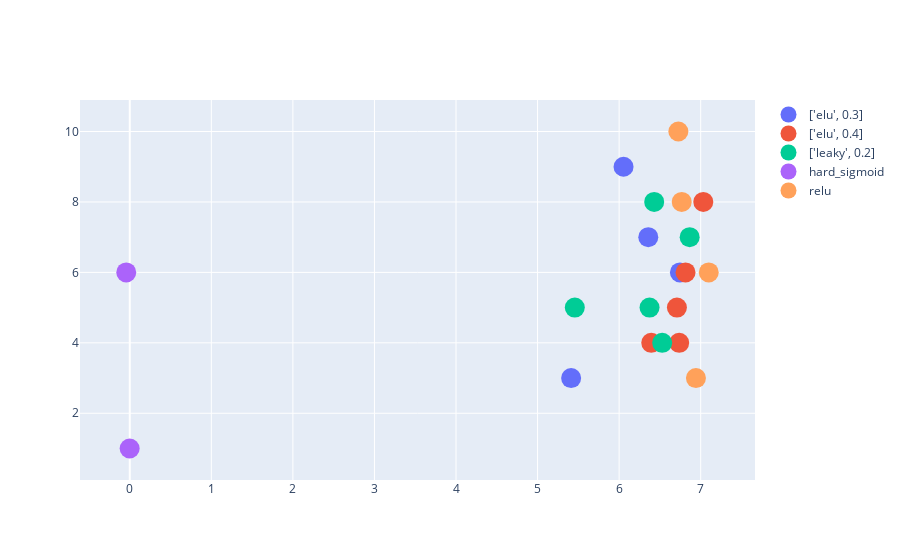

Notebook cell for this chart:
### Code cell
results.results_dataframe_graph(facet='activation',att=['neurons','nlayers','activation', 'drop', 'activation_full','fulldrop', 'lag'], count=True, threshold=None)

### Figure 1 — Plotly figure (JSON) as saved in the notebook; plotly's stock layout.template omitted (floating-point values rounded to 4 significant figures)
{"data": [{"marker": {"size": 20}, "mode": "markers", "name": "['elu', 0.3]", "text": ["neurons:1024-nlayers:2-activation:['elu', 0.3]-drop:0.1-activation_full:['elu', 0.3]-fulldrop:0.2-lag:12-activation:['elu', 0.3]", "neurons:128-nlayers:2-activation:['elu', 0.3]-drop:0.0-activation_full:['elu', 0.3]-fulldrop:0.0-lag:6-activation:['elu', 0.3]", "neurons:32-nlayers:2-activation:['elu', 0.3]-drop:0.1-activation_full:['elu', 0.4]-fulldrop:0.1-lag:18-activation:['elu', 0.3]", "neurons:32-nlayers:2-activation:['elu', 0.3]-drop:0.1-activation_full:['elu', 0.4]-fulldrop:0.4-lag:18-activation:['elu', 0.3]"], "type": "scatter", "x": [5.411, 6.745, 6.358, 6.054], "y": [3, 6, 7, 9]}, {"marker": {"size": 20}, "mode": "markers", "name": "['elu', 0.4]", "text": ["neurons:1024-nlayers:1-activation:['elu', 0.4]-drop:0.2-activation_full:['elu', 0.4]-fulldrop:0.3-lag:6-activation:['elu', 0.4]", "neurons:128-nlayers:1-activation:['elu', 0.4]-drop:0.2-activation_full:['elu', 0.4]-fulldrop:0.1-lag:18-activation:['elu', 0.4]", "neurons:32-nlayers:3-activation:['elu', 0.4]-drop:0.1-activation_full:['elu', 0.3]-fulldrop:0.0-lag:6-activation:['elu', 0.4]", "neurons:512-nlayers:2-activation:['elu', 0.4]-drop:0.2-activation_full:relu-fulldrop:0.4-lag:6-activation:['elu', 0.4]", "neurons:64-nlayers:2-activation:['elu', 0.4]-drop:0.2-activation_full:relu-fulldrop:0.2-lag:6-activation:['elu', 0.4]"], "type": "scatter", "x": [7.032, 6.709, 6.394, 6.814, 6.737], "y": [8, 5, 4, 6, 4]}, {"marker": {"size": 20}, "mode": "markers", "name": "['leaky', 0.2]", "text": ["neurons:1024-nlayers:2-activation:['leaky', 0.2]-drop:0.4-activation_full:['leaky', 0.2]-fulldrop:0.0-lag:18-activation:['leaky', 0.2]", "neurons:2048-nlayers:2-activation:['leaky', 0.2]-drop:0.2-activation_full:['elu', 0.4]-fulldrop:0.1-lag:6-activation:['leaky', 0.2]", "neurons:256-nlayers:3-activation:['leaky', 0.2]-drop:0.3-activation_full:relu-fulldrop:0.2-lag:18-activation:['leaky', 0.2]", "neurons:64-nlayers:2-activation:['leaky', 0.2]-drop:0.3-activation_full:['elu', 0.3]-fulldrop:0.4-lag:12-activation:['leaky', 0.2]", "neurons:64-nlayers:2-activation:['leaky', 0.2]-drop:0.3-activation_full:['elu', 0.4]-fulldrop:0.3-lag:12-activation:['leaky', 0.2]"], "type": "scatter", "x": [5.457, 6.528, 6.43, 6.373, 6.865], "y": [5, 4, 8, 5, 7]}, {"marker": {"size": 20}, "mode": "markers", "name": "hard_sigmoid", "text": ["neurons:1024-nlayers:3-activation:hard_sigmoid-drop:0.1-activation_full:relu-fulldrop:0.4-lag:6-activation:hard_sigmoid", "neurons:2048-nlayers:3-activation:hard_sigmoid-drop:0.4-activation_full:['leaky', 0.2]-fulldrop:0.4-lag:12-activation:hard_sigmoid"], "type": "scatter", "x": [-0.00128, -0.04297], "y": [1, 6]}, {"marker": {"size": 20}, "mode": "markers", "name": "relu", "text": ["neurons:1024-nlayers:1-activation:relu-drop:0.2-activation_full:['elu', 0.3]-fulldrop:0.4-lag:18-activation:relu", "neurons:1024-nlayers:1-activation:relu-drop:0.3-activation_full:['elu', 0.3]-fulldrop:0.3-lag:6-activation:relu", "neurons:32-nlayers:1-activation:relu-drop:0.4-activation_full:['leaky', 0.2]-fulldrop:0.1-lag:12-activation:relu", "neurons:64-nlayers:3-activation:relu-drop:0.4-activation_full:relu-fulldrop:0.2-lag:18-activation:relu"], "type": "scatter", "x": [6.942, 7.099, 6.726, 6.767], "y": [3, 6, 10, 8]}], "layout": {}}
